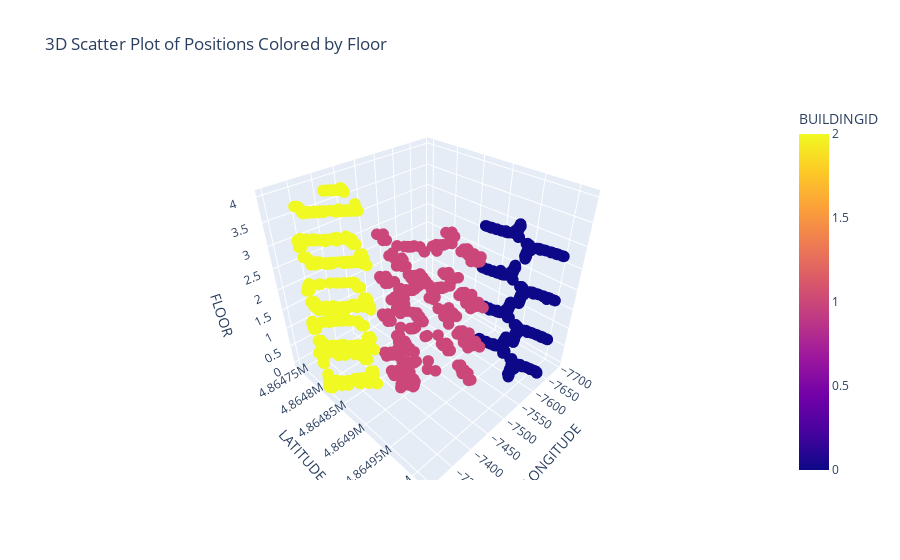

The cell this chart's notebook holds for it:
### Code cell
import plotly.express as px
fig = px.scatter_3d(
    UJI_training_positions_df,
    x='LONGITUDE',
    y='LATITUDE',
    z='FLOOR',
    color='BUILDINGID',
    title='3D Scatter Plot of Positions Colored by Floor',
)
fig.update_traces(marker = dict(size=4))
fig.show()

### Figure 1 — Plotly figure (JSON) as saved in the notebook; plotly's stock layout.template omitted (floating-point values rounded to 4 significant figures; data arrays with more than 128 entries replaced by an {"elided": "..."} marker saying what was removed)
{"data": [{"hovertemplate": "LONGITUDE=%{x}<br>LATITUDE=%{y}<br>FLOOR=%{z}<br>BUILDINGID=%{marker.color}<extra></extra>", "legendgroup": "", "marker": {"color": {"elided": "19937 int values"}, "coloraxis": "coloraxis", "size": 4, "symbol": "circle"}, "mode": "markers", "name": "", "scene": "scene", "showlegend": false, "type": "scatter3d", "x": {"elided": "19937 float values"}, "y": {"elided": "19937 float values"}, "z": {"elided": "19937 int values"}}], "layout": {"coloraxis": {"colorbar": {"title": {"text": "BUILDINGID"}}, "colorscale": [[0, "#0d0887"], [0.1111, "#46039f"], [0.2222, "#7201a8"], [0.3333, "#9c179e"], [0.4444, "#bd3786"], [0.5556, "#d8576b"], [0.6667, "#ed7953"], [0.7778, "#fb9f3a"], [0.8889, "#fdca26"], [1, "#f0f921"]]}, "legend": {"tracegroupgap": 0}, "scene": {"domain": {"x": [0, 1], "y": [0, 1]}, "xaxis": {"title": {"text": "LONGITUDE"}}, "yaxis": {"title": {"text": "LATITUDE"}}, "zaxis": {"title": {"text": "FLOOR"}}}, "title": {"text": "3D Scatter Plot of Positions Colored by Floor"}}}
